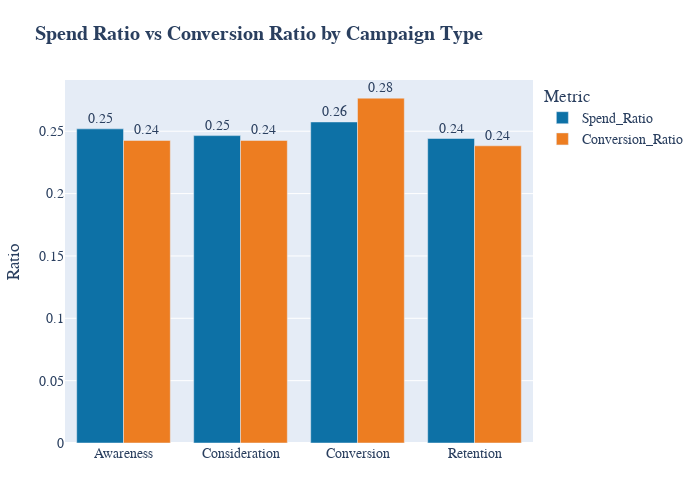

Notebook source saved alongside this figure:
### Code cell
# Visualize the ratios in a bar chart
fig = px.bar(plot_df, x='campaigntype', y = 'Ratio', color = 'Metric', barmode = 'group',
             text = 'Ratio',
             title='<b>Spend Ratio vs Conversion Ratio by Campaign Type</b>',
            color_discrete_sequence=["#0d71a6", "#ed7d21"])

fig.update_traces(texttemplate='%{text:.2f}', textposition='outside')
fig.update_layout(xaxis_title='', height=500, width = 700, font=dict(size=14, family="Arial"),
                  margin=dict(t=80, l=50, r=50, b=50))
#fig.write_image("spend_ratio_conversion_ratio.png", scale = 3) 
pio.show(fig, filename='spend_ratio_conversion_ratio.html')

### Figure 1 — Plotly figure (JSON) as saved in the notebook; plotly's stock layout.template omitted (floating-point values rounded to 4 significant figures)
{"data": [{"alignmentgroup": "True", "hovertemplate": "Metric=Spend_Ratio<br>campaigntype=%{x}<br>Ratio=%{text}<extra></extra>", "legendgroup": "Spend_Ratio", "marker": {"color": "#0d71a6", "pattern": {"shape": ""}}, "name": "Spend_Ratio", "offsetgroup": "Spend_Ratio", "orientation": "v", "showlegend": true, "text": [0.2519, 0.2465, 0.2575, 0.2442], "textposition": "outside", "texttemplate": "%{text:.2f}", "type": "bar", "x": ["Awareness", "Consideration", "Conversion", "Retention"], "xaxis": "x", "y": [0.2519, 0.2465, 0.2575, 0.2442], "yaxis": "y"}, {"alignmentgroup": "True", "hovertemplate": "Metric=Conversion_Ratio<br>campaigntype=%{x}<br>Ratio=%{text}<extra></extra>", "legendgroup": "Conversion_Ratio", "marker": {"color": "#ed7d21", "pattern": {"shape": ""}}, "name": "Conversion_Ratio", "offsetgroup": "Conversion_Ratio", "orientation": "v", "showlegend": true, "text": [0.2426, 0.2426, 0.2765, 0.2383], "textposition": "outside", "texttemplate": "%{text:.2f}", "type": "bar", "x": ["Awareness", "Consideration", "Conversion", "Retention"], "xaxis": "x", "y": [0.2426, 0.2426, 0.2765, 0.2383], "yaxis": "y"}], "layout": {"barmode": "group", "font": {"family": "Arial", "size": 14}, "height": 500, "legend": {"title": {"text": "Metric"}, "tracegroupgap": 0}, "margin": {"b": 50, "l": 50, "r": 50, "t": 80}, "title": {"text": "<b>Spend Ratio vs Conversion Ratio by Campaign Type</b>"}, "width": 700, "xaxis": {"anchor": "y", "autorange": true, "domain": [0, 1], "range": [-0.5, 3.5], "title": {"text": ""}, "type": "category"}, "yaxis": {"anchor": "x", "autorange": true, "domain": [0, 1], "range": [0, 0.2911], "title": {"text": "Ratio"}, "type": "linear"}}}
